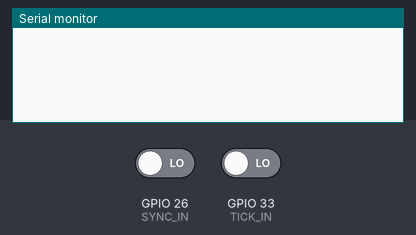
This sketch was run on a simulated ESP32. Shown: the last lines printed to the serial monitor. The test bench sets the inputs (shaded band); at power-on: GPIO 26 (SYNC_IN) LOW, GPIO 33 (TICK_IN) LOW. Storage starts empty.

Above: at 1.2 s.
1.3 s: GPIO 26 (SYNC_IN) driven HIGH
At 2.5 s:
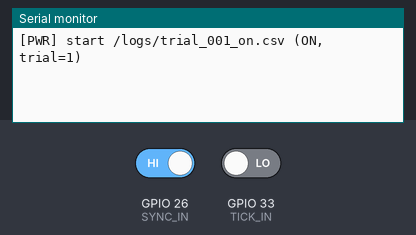
2.8 s: GPIO 26 (SYNC_IN) driven LOW
At 3.8 s:
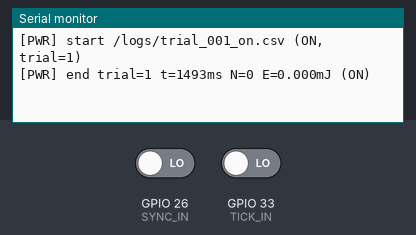

The sketch:

TXSD_PowerLogger_PASS_THRU_ON_v2.ino
```cpp
// === TXSD_PowerLogger_PASS_THRU_ON_v2.ino ===
// Board: ESP32 Dev Module (Arduino-ESP32 v3.x)
//
// 役割：TX(②)からの UART を「パススルー＋軽量集計」で SD に保存。
//       SYNCで試行開始/終了。TICKで adv_count を厳密カウント。
//       CSV行は「ms,mv,uA[,p_mW]」形式（整数主体）。末尾に #summary/#diag/#sys を付与。
// ねらい：受信/パース/SD書込みの負荷を最小化し、実効レートと再現性（±5%）を担保。
// 配線：UART RX=34 ← ② TX=4（クロス）
//      SYNC_IN=26 ← ② SYNC_OUT=25
//      TICK_IN=33 ← ② TICK_OUT=27（推奨）
//      SD: CS=5, SCK=18, MISO=19, MOSI=23

#include <Arduino.h>
#include <SPI.h>
#include <SD.h>
#include <WiFi.h>

HardwareSerial uart1(1);

// ---- ピン／定数 ----
static const int RX_PIN   = 34;
static const int SD_CS    = 5;
static const int SYNC_IN  = 26;
static const int TICK_IN  = 33;

// 出力フォーマット：整数CSV（ms,mV,µA[,p_mW]）
#define CSV_APPEND_PM_W   1        // 1: p_mW列を付ける
#define USE_TICK_INPUT    1        // 1: TICKで厳密カウント（ON用）
#define ADV_INTERVAL_MS   100      // 推定用（TICK未配線時のフォールバック計算に使用しうる）
#define SD_CHUNK_BYTES    16384    // SD書込みチャンク（大きいほど良い）
#define UART_RXBUF_BYTES  16384    // UART受信バッファ拡張
#define LINE_MAX_BYTES    64       // "mv,uA" 1行の最大想定

// ---- 変数 ----
File f;
volatile bool syncLvl=false, syncEdge=false;
volatile uint32_t advCountISR=0;

bool     logging=false;
uint32_t t0_ms=0, tPrev=0;
uint32_t lineN=0, badLines=0;

// 軽量集計（整数基準）
double   E_mJ=0.0;
uint32_t dtMin=0xFFFFFFFF, dtMax=0;
double   sumDt=0.0, sumDt2=0.0;  // ms
int64_t  sum_mv=0, sum_uA=0;
uint32_t sampN=0;
static   uint32_t trialIndex=0;

// SDバッファ（非同期っぽく塊で書く）
static uint8_t sdBuf[SD_CHUNK_BYTES];
static size_t  sdLen=0;

// 行バッファ（固定長）
static char    lineBuf[LINE_MAX_BYTES];
static size_t  lbLen=0;

static const char FW_TAG[] = "TXSD_PowerLogger_PASS_THRU_ON_v2";

static inline void sd_flush_chunk(){
  if (sdLen){ f.write(sdBuf, sdLen); sdLen=0; }
}
static inline void sd_puts(const char* s, size_t n){
  if (sdLen + n > SD_CHUNK_BYTES) sd_flush_chunk();
  memcpy(sdBuf + sdLen, s, n); sdLen += n;
}
static inline void sd_putc(char c){
  if (sdLen + 1 > SD_CHUNK_BYTES) sd_flush_chunk();
  sdBuf[sdLen++] = (uint8_t)c;
}

void IRAM_ATTR onSync(){
  bool s = digitalRead(SYNC_IN);
  if (s != syncLvl){ syncLvl=s; syncEdge=true; }
}
void IRAM_ATTR onTick(){ if (logging && USE_TICK_INPUT) advCountISR++; }

String nextPath(){
  SD.mkdir("/logs");
  char p[64];
  for (uint32_t id=1;;++id){
    snprintf(p,sizeof(p),"/logs/trial_%03lu_on.csv",(unsigned long)id);
    if (!SD.exists(p)) return String(p);
  }
}

void startTrial(){
  String path = nextPath();
  f = SD.open(path, FILE_WRITE);
  if (!f){ Serial.println("[SD] open FAIL"); return; }

  // ヘッダ
#if CSV_APPEND_PM_W
  f.println("ms,mV,µA,p_mW");
#else
  f.println("ms,mV,µA");
#endif
  trialIndex++;
  f.printf("# meta, firmware=%s, trial_index=%lu, adv_interval_ms=%u\r\n",
           FW_TAG, (unsigned long)trialIndex, (unsigned)ADV_INTERVAL_MS);

  logging = true;
  t0_ms = millis(); tPrev = t0_ms; lineN = badLines = 0;
  E_mJ = 0.0; sampN=0; sum_mv=sum_uA=0;
  sumDt=sumDt2=0.0; dtMin=0xFFFFFFFF; dtMax=0;
  advCountISR = 0;

  // UARTバッファを空に
  while (uart1.available()) uart1.read();
  sdLen=0; lbLen=0;

  Serial.printf("[PWR] start %s (ON, trial=%lu)\n", path.c_str(), (unsigned long)trialIndex);
}
void endTrial(){
  if (!logging) return;
  logging = false;

  uint32_t t_ms = millis() - t0_ms;
  uint32_t Nadv = USE_TICK_INPUT ? advCountISR
                                 : (uint32_t)((t_ms / (double)ADV_INTERVAL_MS) + 0.5);
  double Eper_uJ = (Nadv>0) ? (E_mJ * 1000.0 / Nadv) : 0.0;

  // まとめ（#summary / #diag / #sys）
  sd_flush_chunk();
  f.printf("# summary, ms_total=%lu, adv_count=%lu, E_total_mJ=%.3f, E_per_adv_uJ=%.1f\r\n",
           (unsigned long)t_ms, (unsigned long)Nadv, E_mJ, Eper_uJ);

  double meanDt = (sampN>0)? (sumDt/sampN) : 0.0;
  double varDt  = (sampN>0)? (sumDt2/sampN) - meanDt*meanDt : 0.0;
  double stdDt  = (varDt>0)? sqrt(varDt) : 0.0;
  double rate_hz= (meanDt>0)? (1000.0/meanDt) : 0.0;
  double mean_mv= (sampN>0)? (double)sum_mv / (double)sampN : 0.0;
  double mean_uA= (sampN>0)? (double)sum_uA / (double)sampN : 0.0;
  double mean_mV= mean_mv;                     // 単位名だけ整える
  double mean_mA= mean_uA / 1000.0;
  double meanPmW= (mean_mV * mean_uA) / 1000.0;

  f.printf("# diag, samples=%lu, rate_hz=%.2f, mean_v=%.3f, mean_i=%.3f, mean_p_mW=%.1f\r\n",
           (unsigned long)sampN, rate_hz, mean_mV/1000.0, mean_mA, meanPmW);
  f.printf("# diag, dt_ms_mean=%.3f, dt_ms_std=%.3f, dt_ms_min=%lu, dt_ms_max=%lu, parse_drop=%lu\r\n",
           meanDt, stdDt, (unsigned long)(dtMin==0xFFFFFFFF?0:dtMin), (unsigned long)dtMax, (unsigned long)badLines);
  f.printf("# sys, cpu_mhz=%d, wifi_mode=%s, free_heap=%lu\r\n",
           getCpuFrequencyMhz(), (WiFi.getMode()==WIFI_OFF?"OFF":"ON"), (unsigned long)ESP.getFreeHeap());

  f.flush(); f.close();
  Serial.printf("[PWR] end trial=%lu t=%lums N=%lu E=%.3fmJ (ON)\n",
                (unsigned long)trialIndex, (unsigned long)t_ms, (unsigned long)Nadv, E_mJ);
}

static inline bool parse_mvuA(const char* s, int32_t& mv, int32_t& uA){
  // 期待形式: "1234,567890"
  // 高速・健全系の簡易パーサ（負号なし前提）
  const char* p=s; long a=0,b=0;
  if(!*p) return false;
  while(*p>='0' && *p<='9'){ a = a*10 + (*p-'0'); ++p; }
  if(*p!=',') return false; ++p;
  if(!*p) return false;
  while(*p>='0' && *p<='9'){ b = b*10 + (*p-'0'); ++p; }
  mv=(int32_t)a; uA=(int32_t)b; return true;
}

void setup(){
  Serial.begin(115200);

  // SD
  SPI.begin(18,19,23,SD_CS);
  if (!SD.begin(SD_CS)){ Serial.println("[SD] init FAIL"); while(1) delay(1000); }

  // UART（受信専用）
  uart1.begin(230400, SERIAL_8N1, RX_PIN, -1);
  uart1.setRxBufferSize(UART_RXBUF_BYTES);

  // SYNC/TICK
  pinMode(SYNC_IN, INPUT_PULLDOWN);
  attachInterrupt(digitalPinToInterrupt(SYNC_IN), onSync, CHANGE);
  pinMode(TICK_IN, INPUT_PULLDOWN);
  attachInterrupt(digitalPinToInterrupt(TICK_IN), onTick, RISING);

  syncLvl = digitalRead(SYNC_IN);
  if (syncLvl) startTrial();
}

void loop(){
  // SYNC立上りで開始、SYNC下降で終了
  if (syncEdge){
    noInterrupts(); bool s=syncLvl; syncEdge=false; interrupts();
    if (s && !logging) {
      startTrial();
    } else if (!s && logging) {
      endTrial();
    }
  }

  // UART受信（パススルー＋軽量集計）
  while (uart1.available()){
    char c = (char)uart1.read();
    if (c == '\n'){
      if (logging && f){
        uint32_t tNow = millis();
        uint32_t dt   = tNow - tPrev; tPrev = tNow;
        if (lbLen>0 && lbLen<LINE_MAX_BYTES){
          // 解析：mv,uA を整数で取得
          int32_t mv=0, uA=0;
          if (parse_mvuA(lineBuf, mv, uA)){
            // 集計
            sampN++;
            sum_mv += mv; sum_uA += uA;
            sumDt += dt; sumDt2 += (double)dt * (double)dt;
            if (dt < dtMin) dtMin = dt;
            if (dt > dtMax) dtMax = dt;
            // エネルギー積分（p_mW = mv*uA/1000）
            double p_mW = ( (double)mv * (double)uA ) / 1000000.0;
            E_mJ += p_mW * (dt / 1000.0);

            // SDへ書き出し "ms,mv,uA[,p_mW]\r\n"
            char hdr[16];
            int hn = snprintf(hdr, sizeof(hdr), "%lu,", (unsigned long)(tNow - t0_ms));
            sd_puts(hdr, hn);
            sd_puts(lineBuf, lbLen);
#if CSV_APPEND_PM_W
            char tail[24];
            int tn = snprintf(tail, sizeof(tail), ",%.1f\r\n", p_mW);
            sd_puts(tail, tn);
#else
            sd_puts("\r\n", 2);
#endif
            lineN++;
          } else {
            badLines++;
          }
        } else {
          badLines++;
        }
      }
      lbLen=0;
    } else if (c != '\r'){
      if (lbLen < LINE_MAX_BYTES-1) lineBuf[lbLen++] = c;
      else badLines++; // オーバーラン
    }
  }

  // SDへ塊書き（受信が一段落したタイミングで）
  if (sdLen >= (SD_CHUNK_BYTES - 128)) sd_flush_chunk();

  // 他タスクに譲る（スリープ誘導）
  vTaskDelay(1);
}
```

Measured:
- after the input at 1.3 s, the serial monitor: prints a new line at once (image 1)
- after the input at 2.8 s, the serial monitor: prints a new line at once (image 2)
